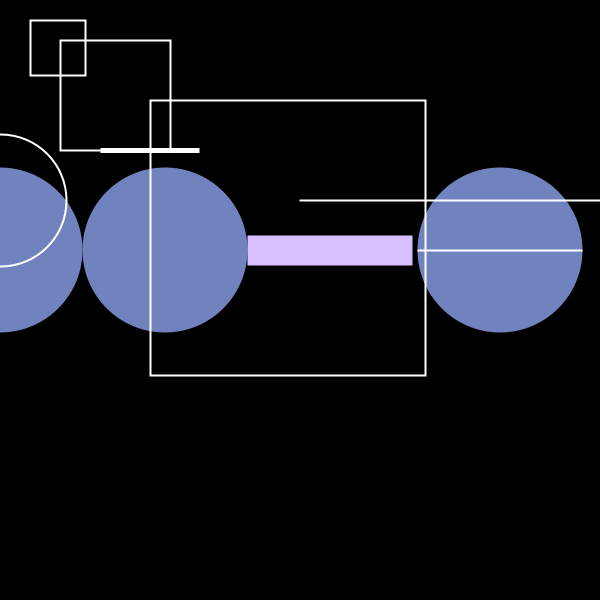
Frame 1 (no input)
Frame 60 (the mouse pressed at the canvas centre just before this capture): identical to frame 1, image omitted
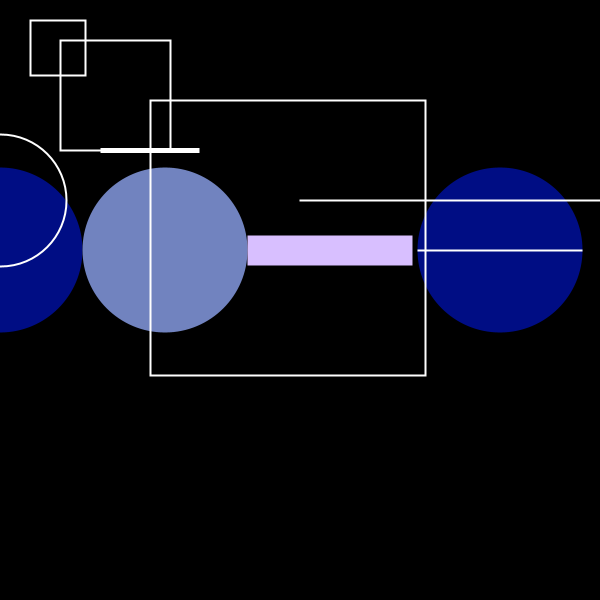
Frame 120 (the mouse held since frame 60 and released just before this capture)

The Processing sketch that drew these frames (run headless with seeded random() and noise(); from frame 60 on, the mouse is pressed at the canvas centre):

// Processing sketch: processing_117439
// ── processing_117439.pde

float x;
float y;
 
int r;
int g;
int b;

float sizex;
float sizey;

boolean colorchange;

void setup(){
  size (600,600);
  background (0);
  r = 113;
  g = 131;
  b = 191;
  colorchange = false;
}

void draw() {
   background (0);
  noStroke ();
  fill (0);
    x=mouseX;
  y=mouseY;
  fill (r,g,b);
  
ellipse(0, 250, 165, 165);  // Left circle
pushStyle();  // Start a new style
strokeWeight(30);
fill(113,131,191);
ellipse(165, 250, 165, 165);  // Left-middle circle

pushStyle();  // Start another new style
stroke(216,191,255);
ellipse(330, 250, 165, sizex);  // Right-middle circle
popStyle();  // Restore the previous style

popStyle();  // Restore original style

ellipse(500, 250, 165, 165);  // Right circle


strokeWeight (2);
fill (37,33,0,0);
rect (90,60,165,165);
 
stroke(255);
fill (37,33,0,0);
rect (60,40,110, 110);
 
stroke (255);
fill (37,33,0,0);
rect (30,20,55,55);
 
stroke (255);
fill (37,33,0,0);
rect (150,100,275,275);

stroke (255);
fill (37,33,0,0);
rect (300,200,550,sizex);
 
ellipse(0, 200, 132, 132);  // Left circle

pushStyle();  // Start a new style
strokeWeight(5);
fill(113,131,191);
ellipse(150, 150, 99, sizex);  // Middle circle
popStyle();  // Restore original style

ellipse(500, 250, 165, sizex);  // Right circle


if(mousePressed){
     r = r -10;
   g = g -2;
   b--;
   


if (b<=0){
  r = 113;
  g = 131;
  b = 191;
   }
}
}
void mouseDragged (){
sizex+= 40;
if (sizex>=600) {
  sizex=200;
}
}
